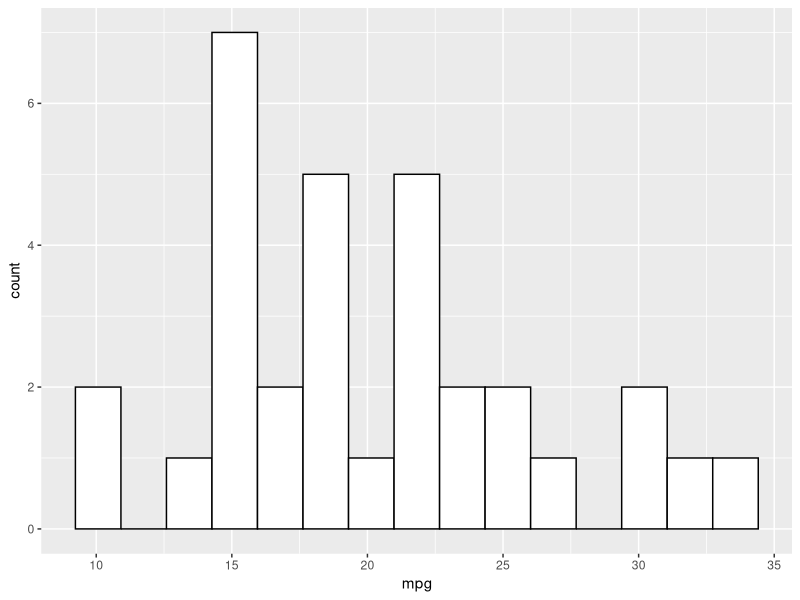

Reproduce this figure in R.
## ---- chunk 1
library(tidyverse)
ggplot(data = mtcars, aes(x = mpg)) +
  geom_histogram(colour = "black", fill = "white", bins = 15)
